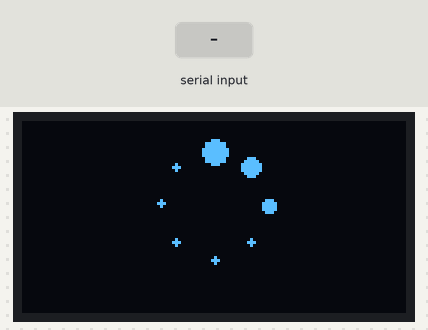
Simulated run of this program. Board: ESP32. Parts: 128×64 one-colour display. The test bench sets the inputs (shaded band). WiFi joins after 1.5 s; servers stay silent unless stated; storage starts empty; what the program prints to the serial monitor is not drawn.

Above: at 0.1 s.
At 0.5 s:
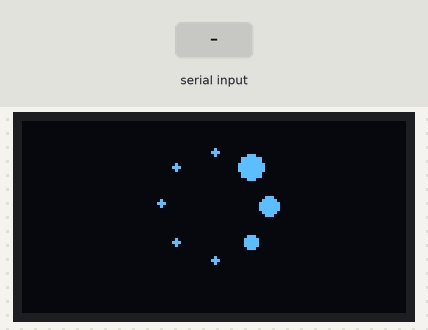
At 3.0 s:
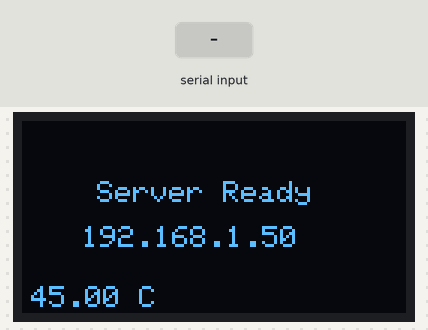
3.1 s: byte 30 received over Serial
Timing chart, 0 to 6.1 s (numbered marks = the images above; inputs shaded):
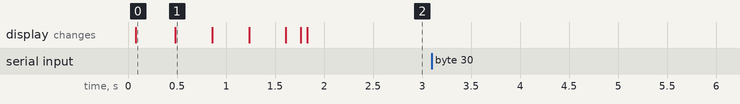

Measured:
- after the input at 3.1 s, every drawn part: stays the same
- what the display in image 0 shows lasts 0.4 s, from 0.1 s to 0.5 s

The program:

main.cpp
```cpp
#include <Arduino.h>

#include <Wire.h>
#include <SPI.h>
#include <WiFi.h>
#include <WiFiClient.h>
#include <WebServer.h>
#include <LittleFS.h>
#include <SD.h>

#include <Adafruit_GFX.h>
#include <Adafruit_SSD1306.h>

#include "helper/init.hpp"
#include "helper/oled/loading.hpp"

// #define ssid "nokt"
// #define password "samn1111"
#define ssid "D-Link"
#define password "4209368970"
#define SD_SS 5

bool isLoading = false;

Adafruit_SSD1306 oled(128, 64, &Wire, -1);
WebServer server(3000);
OledLoader loader(oled);

void setup()
{
  Serial.begin(9600);
  initOled(oled);


  loader.update();
  if (!LittleFS.begin(true))
  {
    Serial.println("LittleFS Mount Failed!");
    return;
  }

  Serial.println("LittleFS mounted!");

  File root = LittleFS.open("/");
  File file = root.openNextFile();
  while (file)
  {
    Serial.print("FILE: ");
    Serial.print(file.name());
    Serial.print(" | SIZE: ");
    Serial.println(file.size());

    file = root.openNextFile();
  }

  WiFi.begin(ssid, password);

  while (WiFi.status() != WL_CONNECTED)
  {
    delay(250);
    loader.update();
  }
  Serial.println("WiFi connected!");

 if (!SD.begin(SD_SS))
  {
    Serial.println("SD Card mount failed!");
    return;
  }

  Serial.println("SD Card mounted!");

  server.serveStatic("/", LittleFS, "/");
  server.begin();
  Serial.println("Server started!");

  IPAddress myip = WiFi.localIP();
  Serial.print("ESP32 IP address: ");
  Serial.println(myip);

  oled.clearDisplay();
  oled.setCursor(25, 20);
  oled.println("Server Ready");
  oled.setCursor(20, 35);
  oled.println(myip);
  oled.display();

  Serial.print("Flash size: ");
  Serial.print(ESP.getFlashChipSize() / 1024 / 1024);
  Serial.println(" MB");

  Serial.print("Flash speed: ");
  Serial.print(ESP.getFlashChipSpeed() / 1000000);
  Serial.println(" MHz");

  Serial.print("Free sketch space: ");
  Serial.println(ESP.getFreeSketchSpace());
}

void loop()
{
  server.handleClient();

  if (isLoading)
  {
    loader.update();
  }
  else
  {
    float temperature = temperatureRead();

    oled.setTextSize(1);
    oled.setCursor(3, 55);

    oled.print(temperature);
    oled.print(" C");

    oled.display();
  }

  if (Serial.available())
  {
    int data = Serial.read();
    Serial.write("YES");
  };
}
```

init.hpp
```cpp
#include <Adafruit_SSD1306.h>

void initOled(Adafruit_SSD1306 &oled) {
  oled.begin(SSD1306_SWITCHCAPVCC, 0x3C);
  oled.setTextColor(WHITE);
  oled.clearDisplay();
  oled.display();
}
```

loading.hpp
```cpp
#pragma once

#include <Arduino.h>
#include <Adafruit_GFX.h>
#include <Adafruit_SSD1306.h>
#include <math.h>

class OledLoader {
private:
    Adafruit_SSD1306 &oled;

    int centerX;
    int centerY;
    int radius;

    uint8_t step = 0;

public:
    OledLoader(
        Adafruit_SSD1306& display,
        int x = 64,
        int y = 28,
        int r = 18
    )
        : oled(display),
          centerX(x),
          centerY(y),
          radius(r) {}

    void update() {
        oled.clearDisplay();


        const int dots = 8;

        for (int i = 0; i < dots; i++) {

            float angle =
                (i * 2.0 * PI / dots) - (PI / 2);

            int x = centerX + cos(angle) * radius;
            int y = centerY + sin(angle) * radius;

            int distance = (i - step + dots) % dots;

            if (distance == 0) {
                oled.fillCircle(x, y, 4, SSD1306_WHITE);
            }
            else if (distance == 1) {
                oled.fillCircle(x, y, 3, SSD1306_WHITE);
            }
            else if (distance == 2) {
                oled.fillCircle(x, y, 2, SSD1306_WHITE);
            }
            else {
                oled.fillCircle(x, y, 1, SSD1306_WHITE);
            }
        }

        oled.setTextSize(1);
        oled.setTextColor(SSD1306_WHITE);

        oled.display();

        step++;

        if (step >= dots) {
            step = 0;
        }
        delay(100);
    }
};
```
